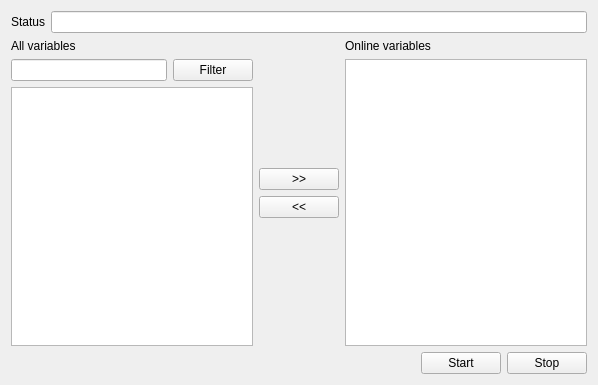
<?xml version="1.0" encoding="UTF-8"?>
<ui version="4.0">
 <class>StartStopCCPCalWidget</class>
 <widget class="QWidget" name="StartStopCCPCalWidget">
  <property name="geometry">
   <rect>
    <x>0</x>
    <y>0</y>
    <width>598</width>
    <height>385</height>
   </rect>
  </property>
  <property name="windowTitle">
   <string>Form</string>
  </property>
  <layout class="QVBoxLayout" name="verticalLayout_4">
   <item>
    <layout class="QHBoxLayout" name="horizontalLayout">
     <item>
      <widget class="QLabel" name="label_3">
       <property name="text">
        <string>Status</string>
       </property>
      </widget>
     </item>
     <item>
      <widget class="QLineEdit" name="lineEditStatus"/>
     </item>
    </layout>
   </item>
   <item>
    <layout class="QHBoxLayout" name="horizontalLayout_3">
     <item>
      <layout class="QVBoxLayout" name="verticalLayout">
       <item>
        <widget class="QLabel" name="label_2">
         <property name="text">
          <string>All variables</string>
         </property>
        </widget>
       </item>
       <item>
        <layout class="QHBoxLayout" name="horizontalLayout_2">
         <item>
          <widget class="QLineEdit" name="lineEditFilter"/>
         </item>
         <item>
          <widget class="QPushButton" name="pushButtonFilter">
           <property name="text">
            <string>Filter</string>
           </property>
          </widget>
         </item>
        </layout>
       </item>
       <item>
        <widget class="QListWidget" name="listWidgetAllVar">
         <property name="selectionMode">
          <enum>QAbstractItemView::ExtendedSelection</enum>
         </property>
        </widget>
       </item>
      </layout>
     </item>
     <item>
      <layout class="QVBoxLayout" name="verticalLayout_3">
       <item>
        <spacer name="verticalSpacer">
         <property name="orientation">
          <enum>Qt::Vertical</enum>
         </property>
         <property name="sizeHint" stdset="0">
          <size>
           <width>20</width>
           <height>40</height>
          </size>
         </property>
        </spacer>
       </item>
       <item>
        <widget class="QPushButton" name="pushButtonRight">
         <property name="text">
          <string>&gt;&gt;</string>
         </property>
        </widget>
       </item>
       <item>
        <widget class="QPushButton" name="pushButtonLeft">
         <property name="text">
          <string>&lt;&lt;</string>
         </property>
        </widget>
       </item>
       <item>
        <spacer name="verticalSpacer_2">
         <property name="orientation">
          <enum>Qt::Vertical</enum>
         </property>
         <property name="sizeHint" stdset="0">
          <size>
           <width>20</width>
           <height>40</height>
          </size>
         </property>
        </spacer>
       </item>
      </layout>
     </item>
     <item>
      <layout class="QVBoxLayout" name="verticalLayout_2">
       <item>
        <widget class="QLabel" name="label">
         <property name="text">
          <string>Online variables</string>
         </property>
        </widget>
       </item>
       <item>
        <widget class="QListWidget" name="listWidgetOnVar">
         <property name="selectionMode">
          <enum>QAbstractItemView::ExtendedSelection</enum>
         </property>
        </widget>
       </item>
      </layout>
     </item>
    </layout>
   </item>
   <item>
    <layout class="QHBoxLayout" name="horizontalLayout_4">
     <item>
      <spacer name="horizontalSpacer">
       <property name="orientation">
        <enum>Qt::Horizontal</enum>
       </property>
       <property name="sizeHint" stdset="0">
        <size>
         <width>40</width>
         <height>20</height>
        </size>
       </property>
      </spacer>
     </item>
     <item>
      <widget class="QPushButton" name="pushButtonStart">
       <property name="text">
        <string>Start</string>
       </property>
      </widget>
     </item>
     <item>
      <widget class="QPushButton" name="pushButtonStop">
       <property name="text">
        <string>Stop</string>
       </property>
      </widget>
     </item>
    </layout>
   </item>
  </layout>
 </widget>
 <resources/>
 <connections/>
</ui>
